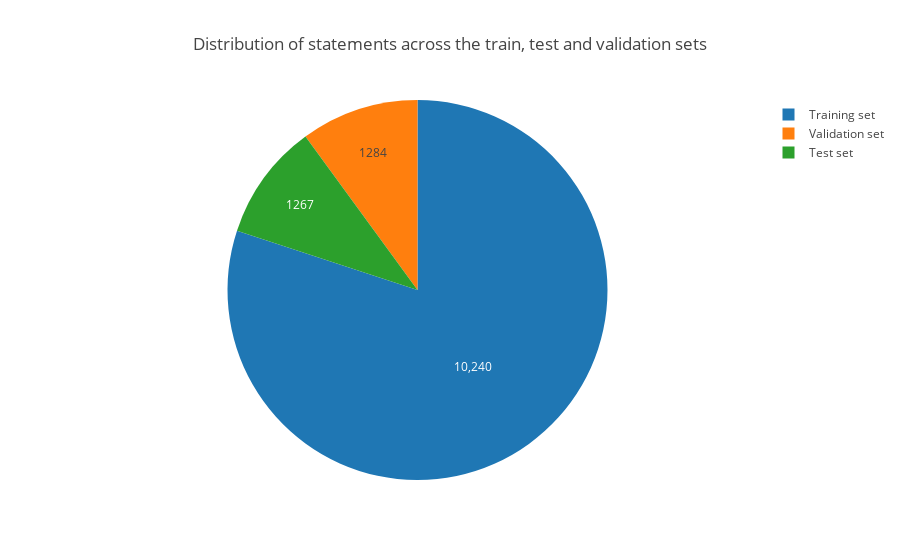

Source (notebook cell):
### Code cell
labels = ['Training set', 'Validation set', 'Test set']
values = [10240, 1284, 1267]

trace = [go.Pie(labels = labels, values = values, textinfo = 'value')]

layout = go.Layout(
    title = 'Distribution of statements across the train, test and validation sets',
)

fig = go.Figure(data = trace, layout = layout)

iplot(fig)

### Figure 1 — Plotly figure (JSON) as saved in the notebook; plotly's stock layout.template omitted (floating-point values rounded to 4 significant figures)
{"data": [{"labels": ["Training set", "Validation set", "Test set"], "textinfo": "value", "type": "pie", "uid": "ccc7be82-b9dd-4d2c-97eb-07095ec2b996", "values": [10240, 1284, 1267]}], "layout": {"title": {"text": "Distribution of statements across the train, test and validation sets"}}}
